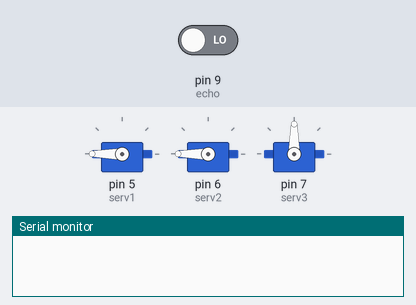
Bench run of a sketch on a simulated Arduino Uno, built with avr-gcc and run on an emulated ATmega328P. On the bench: 3 × servo, the last lines printed to the serial monitor. The inputs (shaded band) are chosen by the test bench; at power-on: pin 9 (echo) LOW. Random numbers use the default seed unless the sketch sets one.

Above: at 0.1 s.
At 12.5 s:
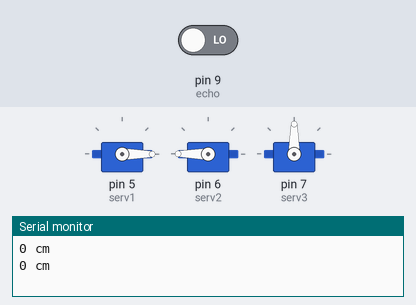
At 21.85 s:
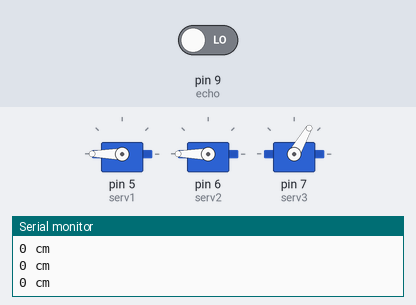
At 31.9 s:
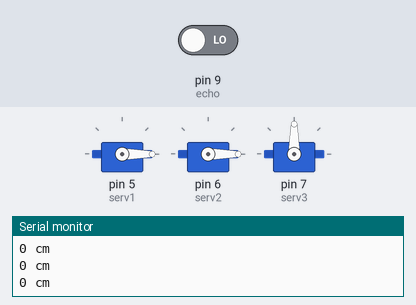
Timing chart, 0 to 38.0 s (numbered marks = the images above):
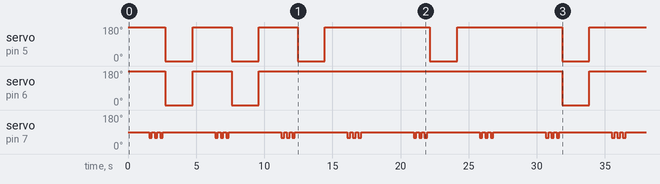

The sketch:

Tas_Kagit_Makas_Robot-Kol_.ino
```cpp
//Projede gecen serv3 motoru kolun asagi yukari hareket etmesini saglar.
//Diger iki motor serv1 ve serv2 ise parmaklarin hareketi icin kullanilacaktir.


#include <Servo.h> //Servo motoru kütüphanesi

//Servo motorlari tanimlanir.
Servo serv1;
Servo serv2;
Servo serv3;

//Ultrasonik sensörün trigger ve echo pinleri tanimlanir.
const int trig = 3;
const int echo = 9;

void setup() {

//Gerekli tum tanimlamalar
pinMode(trig,OUTPUT);
pinMode(echo,INPUT);

serv1.attach(5);
serv2.attach(6);
serv3.attach(7);
Serial.begin(9600);
}

void loop() {

serv3.write(90);  //Baslangicta serv3 motoru 90 dereceye tanimlanir

//Diger iki motor 180 dereceye tanimlanir.
serv1.write(180);
serv2.write(180);
delay(50);

int number = random(0,6);     //robot kolun tas,kagit,makas üclüsünden hangisini yapacagini 0'dan 6'ya kadar olusturdugumuz random sayilarin olasiligiyla yapacagiz.

//Trigger belirli araliklarla aktif edilir.
digitalWrite(trig,HIGH);
delay(500);
digitalWrite(trig,LOW);

//Echo'ya gelen dalganin süresi ikiye bölünerek aradaki mesafe ilgili formül uygulanarak hesaplanir.
int duration = pulseIn(echo,HIGH);
int distance = (duration/2)/29.1;

//Robot kol, karsisina gecen eli farketmesi icin 20 cm'lik bir deger belirledik. Distance 20'den kucukse tıpkı gercektekı gibi kol asagı yukarı hareket edecek.
if(distance < 20){

  serv3.write(60);
  delay(200);
  serv3.write(90);
  delay(200);
  serv3.write(60);
  delay(200);
  serv3.write(90);
  delay(200);
  serv3.write(60);
  delay(200);
  serv3.write(90);
  delay(200);

//Kolun asagı yukarı hareketı sonrası number hangı sayıysa, ılgılı motorlar calısacak.
  if(number == 0 || number == 1){
   //Burada tum motorlar calisir ve tas hali olusur.
    serv1.write(0);
    serv2.write(0);
    delay(2000);
    serv1.write(180);
    serv2.write(180);
    delay(50);
  }else if(number == 2 || number == 3){
    //Hicbir kol calismaz, kagit
    serv1.write(180);
    serv2.write(180);
    delay(2000);
    serv1.write(180);
    serv2.write(180);
    delay(50);
  }else if(number == 4 || number == 5){
    //Sadece serv1 calisir ve makas hali olusur.
    serv1.write(0);
    serv2.write(180);
    delay(2000);
    serv1.write(180);
    serv2.write(180);
    delay(50);
  }
}
//Olayların akisini izlemek icin serial print fonksiyonu tanimlanir.
Serial.print(distance);
Serial.println(" cm");
delay(50);
}
```

Measured:
- by itself, servo on pin 5 (serv1): 180° → 0° at 2.8 s, → 180° 2.0 s later, → 0° 2.9 s later, → 180° 2.0 s later, … (10 changes in this stretch)
- by itself, servo on pin 6 (serv2): goes 0° 2.0 s, 180° 2.9 s, 0° 2.0 s, 180° 22.3 s, 0° 2.0 s, then 180°
- by itself, servo on pin 7 (serv3): repeats every 4.9 s: 2 × (90° 0.20 s, 60° 0.20 s), 90° 3.9 s, 60° 0.20 s
